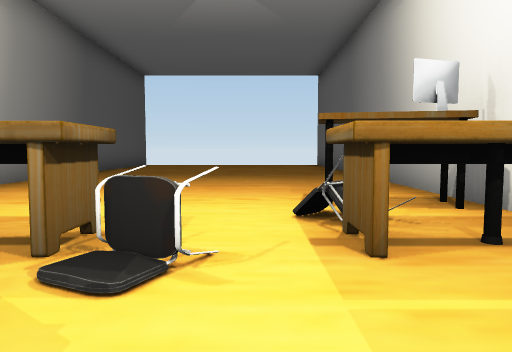
[1] (above)

13 first-person views from a walk through a Unity game level. The camera is 1.2 m above the floor, tilts 4° down and sees 70° across. The floor is counted in squares, 2 m on a side. Each view is taken from the middle of a square. On the plan, view 1 faces up. The plan holds only what a view shows up to about 10 squares ahead; the rest is blank.

[2]
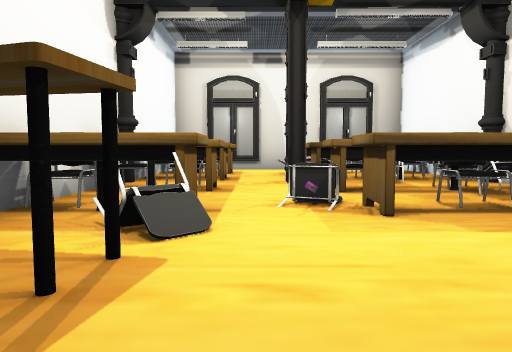

[3]
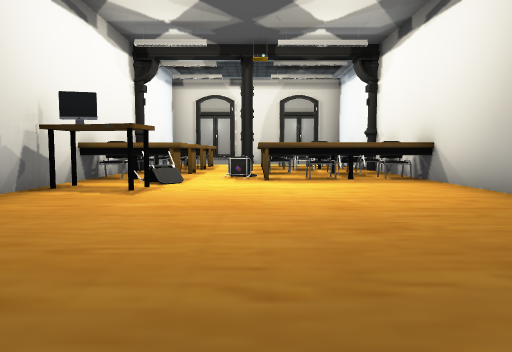

[4]
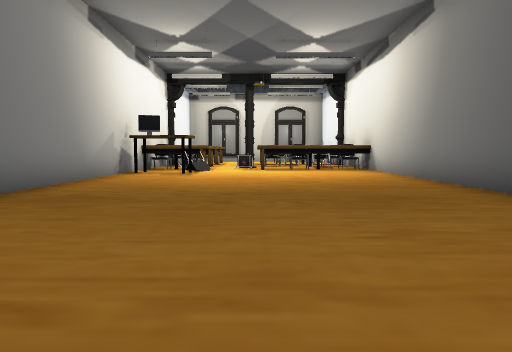

[5]
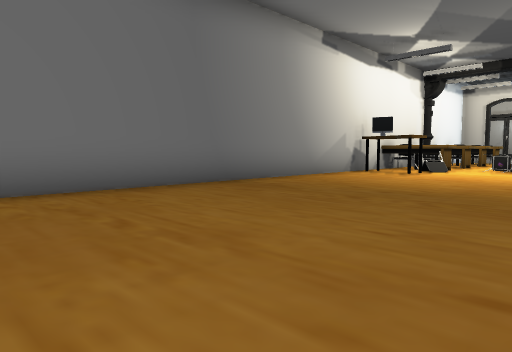

[6]
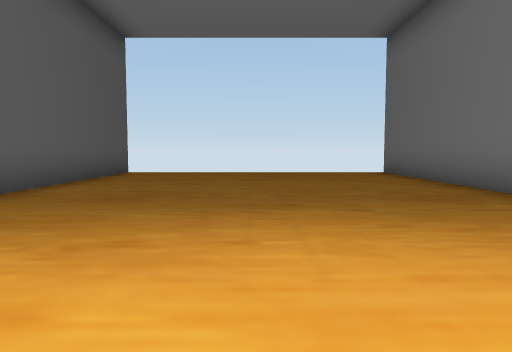

[7]
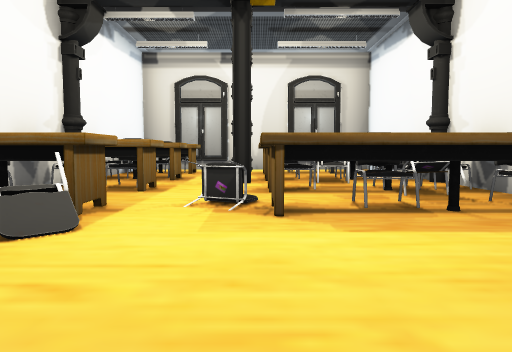

[8]
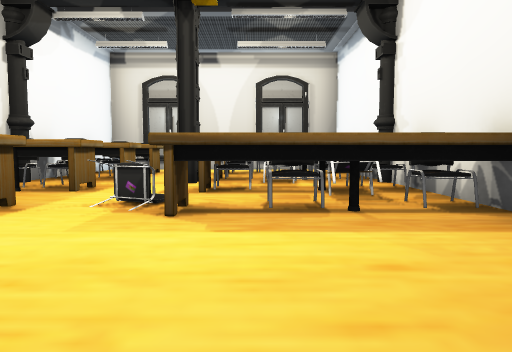

[9]
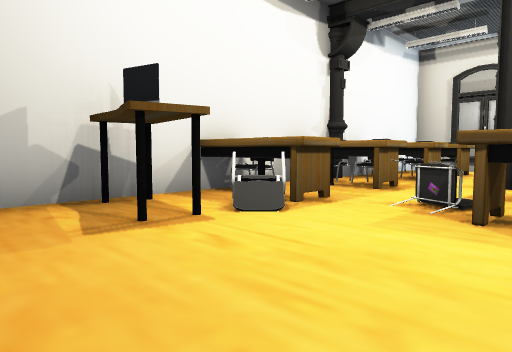

[10]
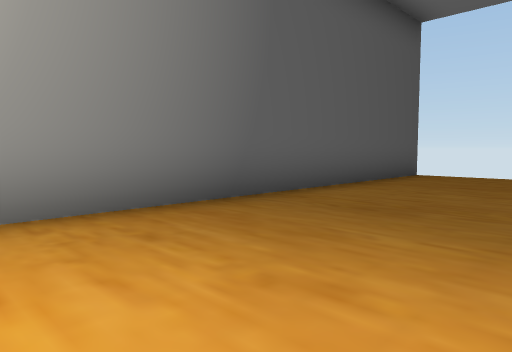

[11]
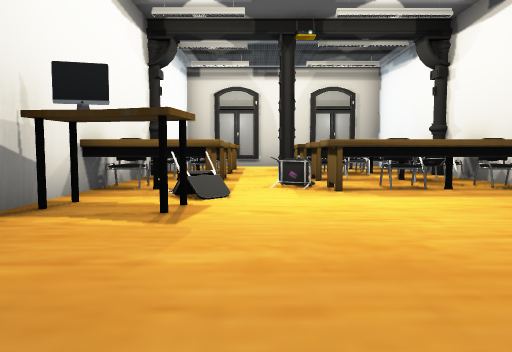

[12]
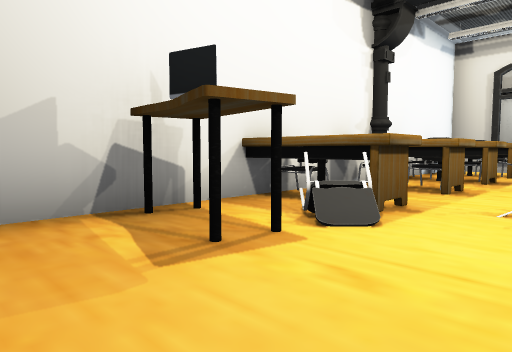

[13]
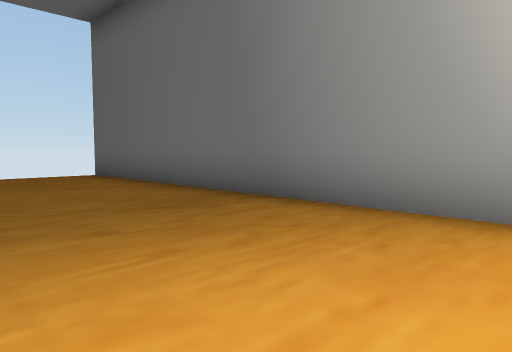

### Floor plan
Key: @ floor where view 1 was taken; # wall or solid block; . floor; ^ raised ledge.
Columns run from 5 left of view 1 to 3 right of it. Each row starts with its distance up from view 1.
 15 #       #
 14 #.......#
 13 #.......#
 12 #.......#
 11 #.......#
 10 #.......#
  9 #.......#
  8 #.......#
  7 #.......#
  6 #.......#
  5 #.......#
  4 #.....#.#
  3 #.....^^#
  2 #^^^^.^^#
  1 #^^^....#
  0 #^^^^@^^#
 -1 #^^^#...#
 -2 #^^^..^^#
 -3 #.......#
 -4 # ^ ^.^^#
 -5       .
 -6       #

Positions as (right, up) in squares from view 1, and headings:
1: (0, 0), facing up
2: (0, 6), facing down
3: (-1, 10), facing down
4: (-1, 14), facing down
5: (-3, 14), facing down-right
6: (-1, 5), facing up
7: (-1, 6), facing down
8: (-2, 6), facing down
9: (-2, 6), facing down-right
10: (-1, 6), facing up-left
11: (0, 8), facing down
12: (-1, 6), facing down-right
13: (-1, 6), facing up-right
